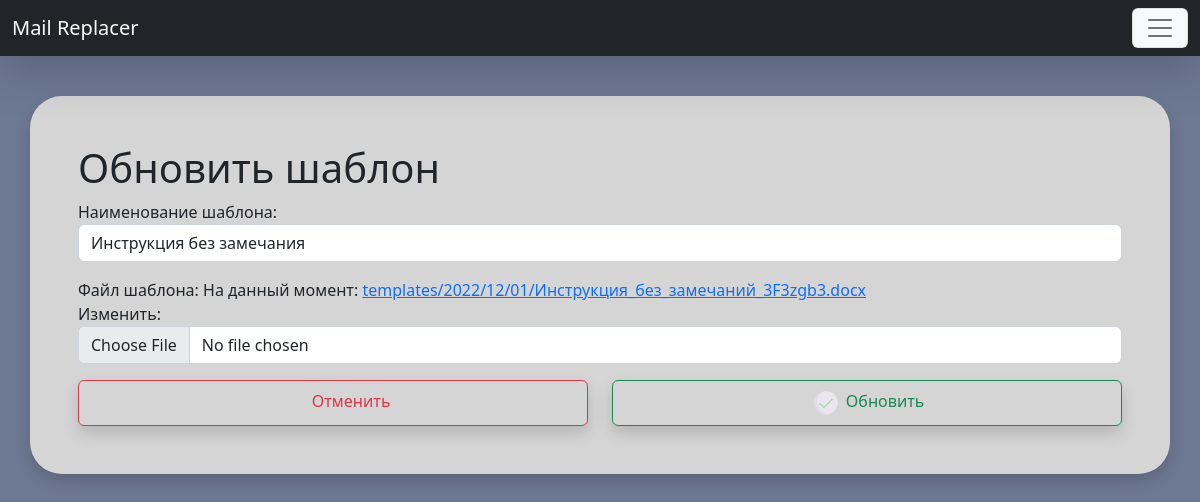
Page /template/32/update/ (signed in) on the earlier database version.
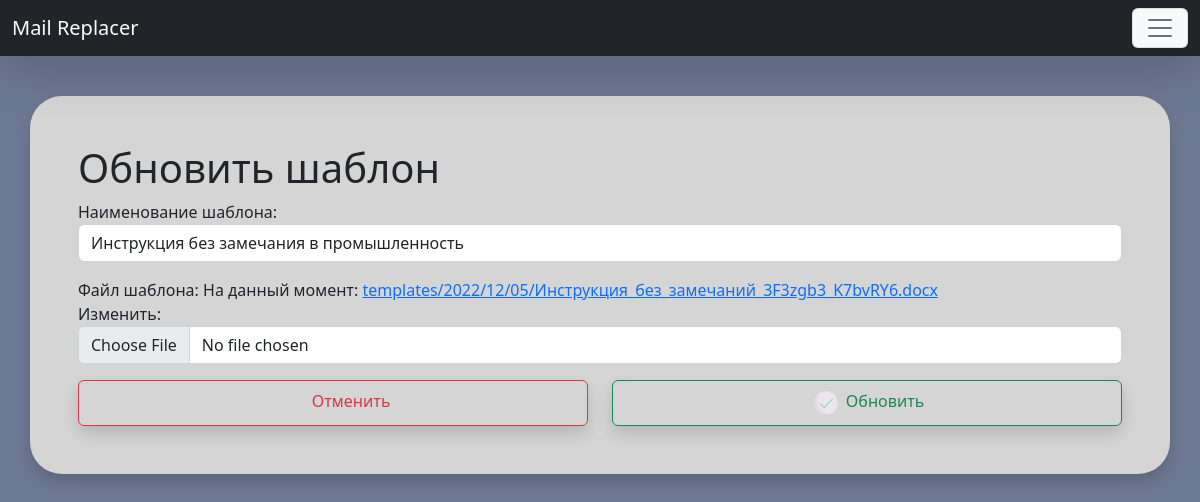
Same page on the later database version.
### Replacer/models.py (models this page shows)
class Template(models.Model):
    title = models.CharField(max_length=255, db_index=True, verbose_name='Наименование шаблона')
    file = models.FileField(upload_to='templates/%Y/%m/%d/', blank=False, verbose_name='Файл шаблона')
    owner = models.ForeignKey(User, on_delete=models.CASCADE, blank=True, null=True, verbose_name='Владелец')
    def __str__(self) -> str:
        return self.title
    def get_absolute_url(self):
        return reverse('template', kwargs={"pk": self.pk})
    class Meta:
        verbose_name = 'Шаблон'
        verbose_name_plural = 'Шаблоны'
        ordering = ['pk']

### Replacer/views.py (the view)
# urls.py: path('template/<int:pk>/update/', TemplateUpdateView.as_view(), name='template_update'),
class TemplateUpdateView(TemplateBaseView, UpdateView, OwnerGetPageMixin):
    form_class = TemplateBaseForm
    def get_context_data(self, *, object_list=None, **kwargs):
        context = super().get_context_data(**kwargs)
        context['header'] = 'Обновить шаблон'
        context['text_button'] = f'Обновить'
        context['under_url'] = reverse_lazy('template_list')
        return context

### Replacer/forms.py
class TemplateBaseForm(BootstrapForm):
    class Meta:
        model = Template
        fields = ('title','file')

### Replacer/templatetags/custom_filters.py (called while the page is built)
@register.inclusion_tag('Replacer/include/_template_bar.html')
def show_template_bar(path, user):
    template_list = Template.objects.all().filter(owner=user)
    return {'template_list':template_list, 'path':path}

### Replacer/views.py (called while the page is built)
    def get_queryset(self):
        queryset = super().get_queryset().filter(owner=self.request.user)
        print(queryset)
        return queryset

### templates/form.html (shortened to what this page needs)
{% extends 'base.html' %}
{% load static %}
{% load custom_filters %}
{% block container %}
<div class="container rounded-5 p-5 shadow" style="background-color: #d5d5d5;">
    {% if form %}
    <div class="row">
        <form method="POST" enctype="multipart/form-data">
            <h1>{{header|safe}}</h1>
            {{form.as_p}}
            <div class="row">
                <div class="col">
                    <a href="{{under_url}}" class="btn btn-outline-danger shadow form-control">
                        <lord-icon src="{% static 'icons/cancel.json' %}" trigger="hover" style="width:32px;height:32px">
                        </lord-icon>
                        Отменить</a>
                </div>
                <div class="col">
                    <button type="submit" class="btn btn-outline-success shadow form-control">
                        <lord-icon src="{% static 'icons/add.json' %}" trigger="hover" style="width:32px;height:32px">
                        </lord-icon>
                        {{text_button}}</button>
                </div>
            </div>
        </form>
    </div>
    {% endif %}
</div>
{% endblock %}

Differences in the rows shown:
changed Template: title "Инструкция без замечания" → "Инструкция без замечания в промышленность"
Other differences:
text no longer shown: "Наименование шаблона: Файл шаблона: На данный момент: templates/2022/12/01/Инструкция_без_замечаний_3F3zgb3.docx Изменить:"
text now shown: "Наименование шаблона: Файл шаблона: На данный момент: templates/2022/12/05/Инструкция_без_замечаний_3F3zgb3_K7bvRY6.docx Изменить:"
